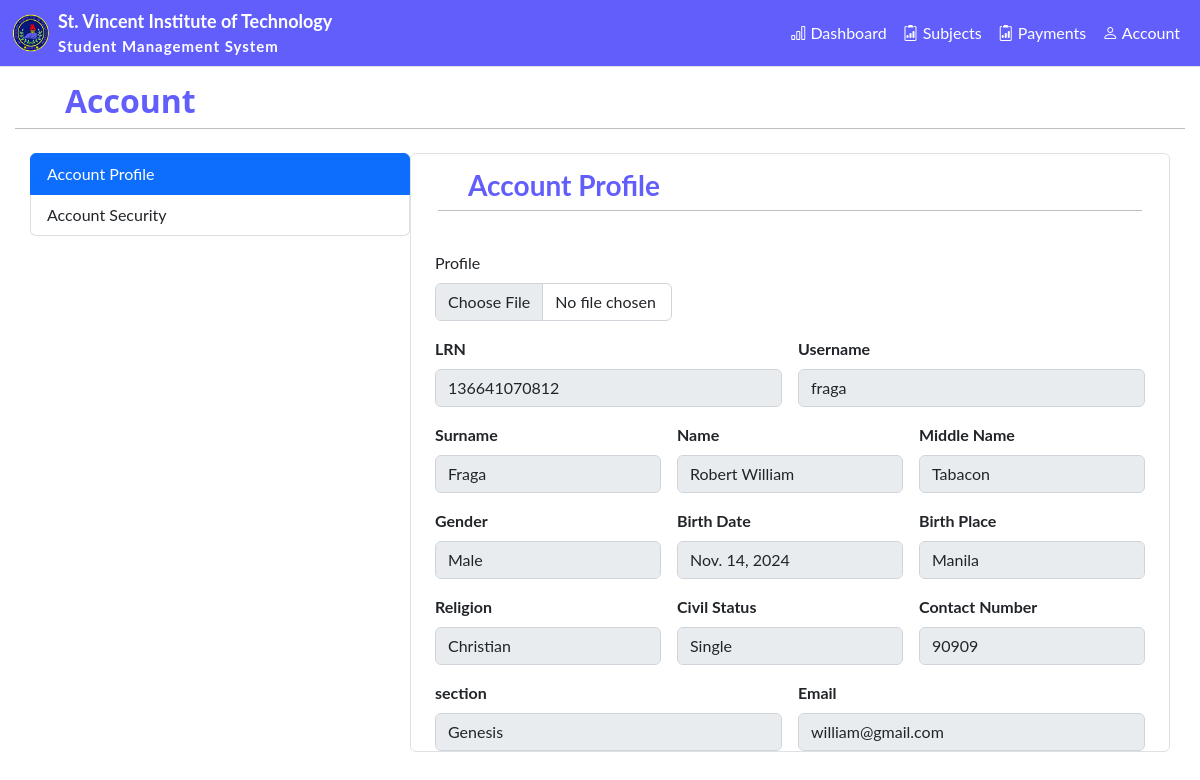
The page /profile (signed in) on the database its author committed.
### admin_staff/models.py (models this page shows, shortened)
class StudentProfile(models.Model):
    user = models.OneToOneField(User, null=True, on_delete=models.CASCADE)
    student_lrn = models.BigIntegerField(primary_key=True)
    surname = models.CharField(max_length=24)
    first_name = models.CharField(max_length=24)
    middle_name = models.CharField(max_length=24, blank=True, null=True)
    gender_choice = (
        ('Male', 'Male'),
        ('Female', 'Female'),
    )
    gender = models.CharField(max_length=24, default="Gender", choices=gender_choice, blank=True, null=True)
    birth_date = models.DateField()
    birth_place = models.CharField(max_length=200, blank=True, null=True)
    religion = models.CharField(max_length=24, blank=True, null=True)
    civil_choice = (
        ('Single', 'Single'),
        ('Married', 'Married'),
        ('Divorced', 'Divorced'),
        ('Widowed', 'Widowed'),
    )
    civil_status = models.CharField(max_length=10, default="Status", choices=civil_choice, blank=True, null=True)
    contact = models.BigIntegerField(blank=True, null=True)
    email = models.CharField(max_length=100, blank=True, null=True)
    section = models.ForeignKey('section', null=True, on_delete=models.SET_NULL)
    adviser = models.ForeignKey('FacultyStaff', blank=True, null=True, on_delete=models.SET_NULL)
    level = models.ForeignKey('level', blank=True, null=True, on_delete=models.SET_NULL)
    class Meta:
        managed = True
        db_table = 'student_profile'

class section(models.Model):
    section_name = models.CharField(max_length=20)
    level = models.ForeignKey("level", null=True, on_delete=models.SET_NULL)
    def __str__(self):
        return self.section_name

### admin_staff/decorators.py (the view)
        def wrapper_func(request, *args, **kwargs):
            group = None
            if request.user.groups.exists():
                group = request.user.groups.all()[0].name
            if group in allow_roles:
                return view_func(request, *args, **kwargs)
            else:
                return HttpResponse('you are not authorize')

### admin_staff/views.py (called while the page is built)
@login_required(login_url='login')
@allowed_user(allow_roles=['student'])
def student_profile(request):
    student = request.user.studentprofile
    return render(request, 'student/student_profile.html', {'student': student})

### admin_staff/templates/student/student_profile.html (shortened to what this page needs)
{% extends "student/student_dashboard.html" %}
{% block content %}
<div class="page-title mb-4" style="margin:15px;">
    <h2 style="color: #615EFC; font-weight: bold; margin-right: 20px; padding-left: 50px;">Account</h2>
    <hr style="margin-top: 0; color: black;">
</div>
<div class="container">
    <div class="row">
        <div class="col-4 p-0">
            <div class="list-group" id="list-tab" role="tablist">
              <a class="list-group-item list-group-item-action active" id="acc-prof-list" data-bs-toggle="list" href="#acc-prof" role="tab" aria-controls="acc-prof">Account Profile</a>
              <a class="list-group-item list-group-item-action" id="acc-security-list" data-bs-toggle="list" href="#acc-security" role="tab" aria-controls="acc-security">Account Security</a>
            </div>
        </div>
        <div class="class col-8 p-0">
            <div class="tab-content" id="nav-tabContent">
                <div class="tab-pane fade show active" id="acc-prof" role="tabpanel" aria-labelledby="acc-prof-list">
                    <div class="container border rounded">
                        <div class="page-title mb-4" style="margin: 15px;">
                            <h3 style="color: #615EFC; font-weight: bold; margin-right: 20px; padding-left: 30px;">Account Profile</h3>
                            <hr style="margin-top: 0; color: black;">
                        </div>
                        <div class="container pt-3 pb-3" id="profile">
                            <div class="col-md-4">
                                <label for="inputProfile" class="form-label">Profile</label>
                                <input type="file" name="profile" id="inputProfile" class="form-control" accept="image/*">
                            </div>
                        </div>
                        <div class="container-fluid">
                            <form class="row g-3" >
                                <fieldset class="col-md-6" disabled>
                                    <label for="inputEmail4" class="form-label">LRN</label>
                                    <input type="text" class="form-control" id="inputEmail4" placeholder='student LRN' value="{{student.student_lrn}}">
                                </fieldset>
                                <fieldset class="col-md-6" disabled>
                                    <label for="inputEmail4" class="form-label">Username</label>
                                    <input type="text" class="form-control" id="inputEmail4" placeholder='student LRN' value="{{student.user}}">
                                </fieldset>
                                <fieldset class="col-md-4" disabled>
                                    <label for="inputsurname" class="form-label">Surname</label>
                                    <input type="text" class="form-control" id="inputsurname" value="{{student.surname}}">
                                </fieldset>
                                <fieldset class="col-md-4" disabled>
                                    <label for="inputname" class="form-label">Name</label>
                                    <input type="text" class="form-control" id="inputname" value="{{student.first_name}}">
                                </fieldset>
                                <fieldset class="col-md-4" disabled>
                                    <label for="inputmiddle" class="form-label">Middle Name</label>
                                    <input type="text" class="form-control" id="inputmiddle" value="{{student.middle_name}}">
                                </fieldset>
                                <fieldset class="col-md-4" disabled>
                                    <label for="inputState" class="form-label">Gender</label>
                                    <input type="text" class="form-control" id="inputgender" value="{{student.gender}}">
                                </fieldset>
                                <fieldset class="col-md-4" disabled>
                                    <label for="inputbirth" class="form-label">Birth Date</label>
                                    <input type="input" class="form-control" id="inputbirthdate" value="{{student.birth_date}}">
                                </fieldset>
                                <fieldset class="col-md-4" disabled>
                                    <label for="inputbirth" class="form-label">Birth Place</label>
                                    <input type="text" class="form-control" id="inputbirthplace" value="{{student.birth_place}}">
                                </fieldset>
                                <fieldset class="col-md-4" disabled>
                                    <label for="inputreligion" class="form-label">Religion</label>
                                    <input type="text" class="form-control" id="inputreligion" value="{{student.religion}}">
                                </fieldset>
                                <fieldset class="col-md-4" disabled>
                                    <label for="inputState" class="form-label">Civil Status</label>
                                    <input type="text" class="form-control" id="inputcontact" value="{{student.civil_status}}">
                                </fieldset>
                                <fieldset class="col-md-4" disabled>
                                    <label for="inputcontact" class="form-label">Contact Number</label>
                                    <input type="text" class="form-control" id="inputcontact" value="{{student.contact}}">
                                </fieldset>
                                <fieldset class="col-md-6" disabled>
                                    <label for="disabledTextInput" class="form-label">section</label>
                                    <input type="text" id="disabledTextInput" class="form-control" value="{{student.section}}">
                                </fieldset>
                                <fieldset class="col-md-6" disabled>
                                    <label for="inputemail" class="form-label">Email</label>
                                    <input type="email" class="form-control" id="inputemail" value="{{student.email}}">
                                </fieldset>
                            </form>
                        </div>
                    </div>
                </div>
            </div>
        </div>
    </div>
</div>
{% endblock content %}

### static/css/admin.css (style rules this page uses)
.container-fluid { font-family: "Lato", sans-serif; font-weight: 700; font-style: normal; }
.container { font-family: "Lato", sans-serif; }

### rows shown on the page
StudentProfile: student_lrn "136641070812", user "fraga", surname "Fraga", first_name "Robert William", middle_name "Tabacon", gender "Male", birth_date "Nov. 14, 2024", birth_place "Manila", religion "Christian", civil_status "Single", contact "90909", section "Genesis", email "william@gmail.com"
